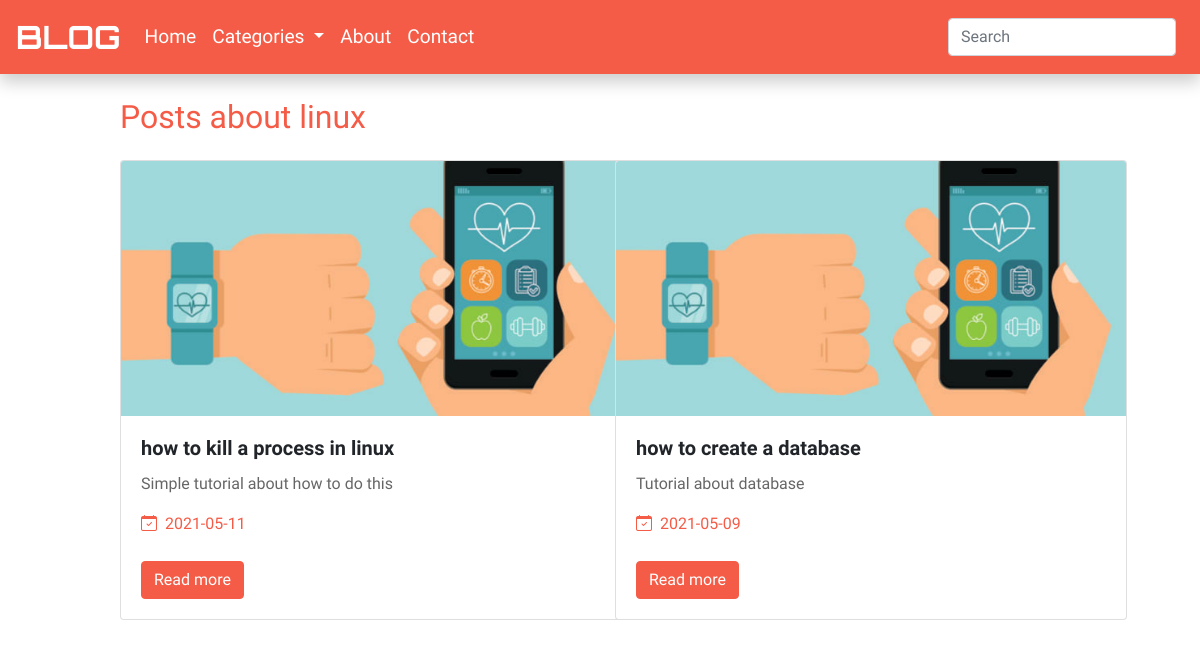
The page /category.php?category=linux on the database its author committed.
### tables this page shows
CREATE TABLE `POST` (
  `ID` varchar(10) NOT NULL,
  `TITLE` varchar(100) NOT NULL,
  `TITLE_SLAG` varchar(100) NOT NULL,
  `AUTHOR` varchar(10) NOT NULL,
  `DATE` date NOT NULL,
  `CONTENT` text NOT NULL,
  `VIEWS` int DEFAULT NULL,
  `COVER_IMAGE_LOCATION` varchar(255) DEFAULT NULL,
  `DESCRIPTION` varchar(255) DEFAULT NULL
);

### includes/classes/class.db.php (called while the page is built, shortened)
<?php
    class DB
    {
        private $connection;
        public function __construct($server,$user,$password,$database){
            try{
                $this->connection = new PDO("mysql:host=$server;dbname=$database", $user, $password);
                $this->connection->setAttribute(PDO::ATTR_ERRMODE, PDO::ERRMODE_EXCEPTION);
            }
            catch(PDOException $error){
                error_log($error->getMessage(),0);
            }
        }
        public function __destruct(){
            $this->connection = null;
        }
        public function get_posts_by_category($category,$page_no,$posts_per_page){
            try{
                $offset = ($page_no-1)*$posts_per_page;
                $statement = $this->connection->prepare("SELECT COUNT(TAG_ID) AS COUNT FROM USED_TAGS WHERE TAG_ID IN (SELECT ID FROM TAG WHERE NAME = '{$category}')");
                $statement->execute();
                $total_posts = $statement->fetch(PDO::FETCH_ASSOC)['COUNT'];
                $no_of_pages = ceil($total_posts/$posts_per_page);
                $statement = $this->connection->prepare("SELECT ID,TITLE,TITLE_SLAG,AUTHOR,DATE,COVER_IMAGE_LOCATION,DESCRIPTION FROM POST WHERE ID IN (SELECT POST_ID FROM USED_TAGS WHERE TAG_ID IN(SELECT ID FROM TAG WHERE NAME = '{$category}')) ORDER BY DATE DESC LIMIT $offset,$posts_per_page");
                $statement->execute();
                $pageination_obj = new stdClass;
                $pageination_obj->posts = $statement->fetchAll(PDO::FETCH_ASSOC);
                $pageination_obj->total_post_count = $total_posts;
                $pageination_obj->no_of_pages = $no_of_pages;
                return $pageination_obj;
            }
            catch(Exception $error){
                error_log("Get Pagination error : {$error->getMessage()}");
            }
        }
    }
?>

### includes/functions/pagination-handler.php (the view, shortened to what this page needs)
<?php
    function display_category_posts($category,$page_no){
        try{
            $db = new DB(...$GLOBALS['db_config_array']);
            $pagination = $db->get_posts_by_category($category,$page_no,POSTS_PER_PAGE);
            $col_count = 0;
            foreach($pagination->posts as $post){
                if($col_count===0){
                    echo '<div class="row">';
                }
                echo '<div class="col-xl-6 post-card">
                <div class="card" style="width: 32rem;">
                    <img class="card-img-top" src="admin/uploads/cover_images/'.$post['COVER_IMAGE_LOCATION'].'" alt="Card image cap">
                    <div class="card-body">
                        <h5 class="card-title">'.$post['TITLE'].'</h5>
                        <p class="card-text" style="color:rgba(0,0,0,0.6);">'.$post['DESCRIPTION'].'</p>
                        <a style="display:block;margin-bottom:0.05vh;" class="card-text post-header-links" href="date-posts.php?date='.$post['DATE'].'"><i class="bi bi-calendar-check"></i>&nbsp;&nbsp;'.$post['DATE'].'</a><br>'.'                        <a href="post.php?url='.$post['TITLE_SLAG'].'" class="btn btn-primary read-more-btn">Read more</a>'.
                    '</div>
                </div>
            </div>';
                if($col_count>0){
                    echo "</div>";
                }
                if($col_count===1){
                    $col_count=0;
                }
                else{
                    $col_count++;
                }
            }
        }
        catch(Exception $error){
            error_log("Pagination error : $error->getMessage()",0);
        }
    }
?>

### assets/css/main.css (style rules this page uses)
* { padding: 0; margin: 0; box-sizing: border-box; scroll-behavior: smooth; font-family: base-font; }
.read-more-btn { background-color: #f55c47; border-color: #f55c47; }
#pagination-container .row { margin-top: 3vh; margin-bottom: 2.8vh; }
.card h5 { font-family: bold-font; }
.post-header-links { color: #f55c47; }

### rows shown on the page
post: COVER_IMAGE_LOCATION (picture), TITLE "how to kill a process in linux", DESCRIPTION "Simple tutorial about how to do this", DATE "2021-05-11"
post: COVER_IMAGE_LOCATION (picture), TITLE "how to create a database", DESCRIPTION "Tutorial about database", DATE "2021-05-09"

### other values the page prints
$_GET['category'] "linux"
